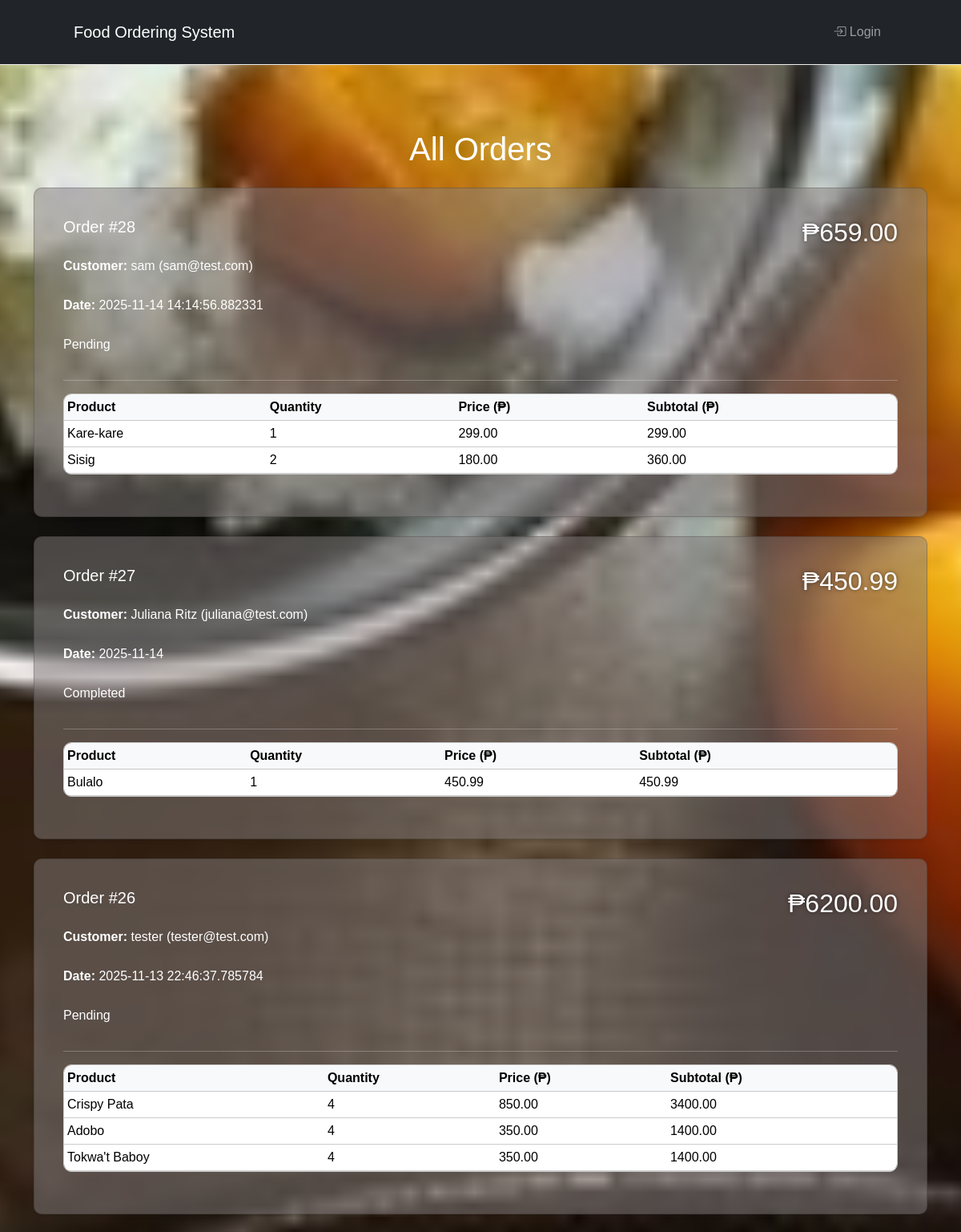
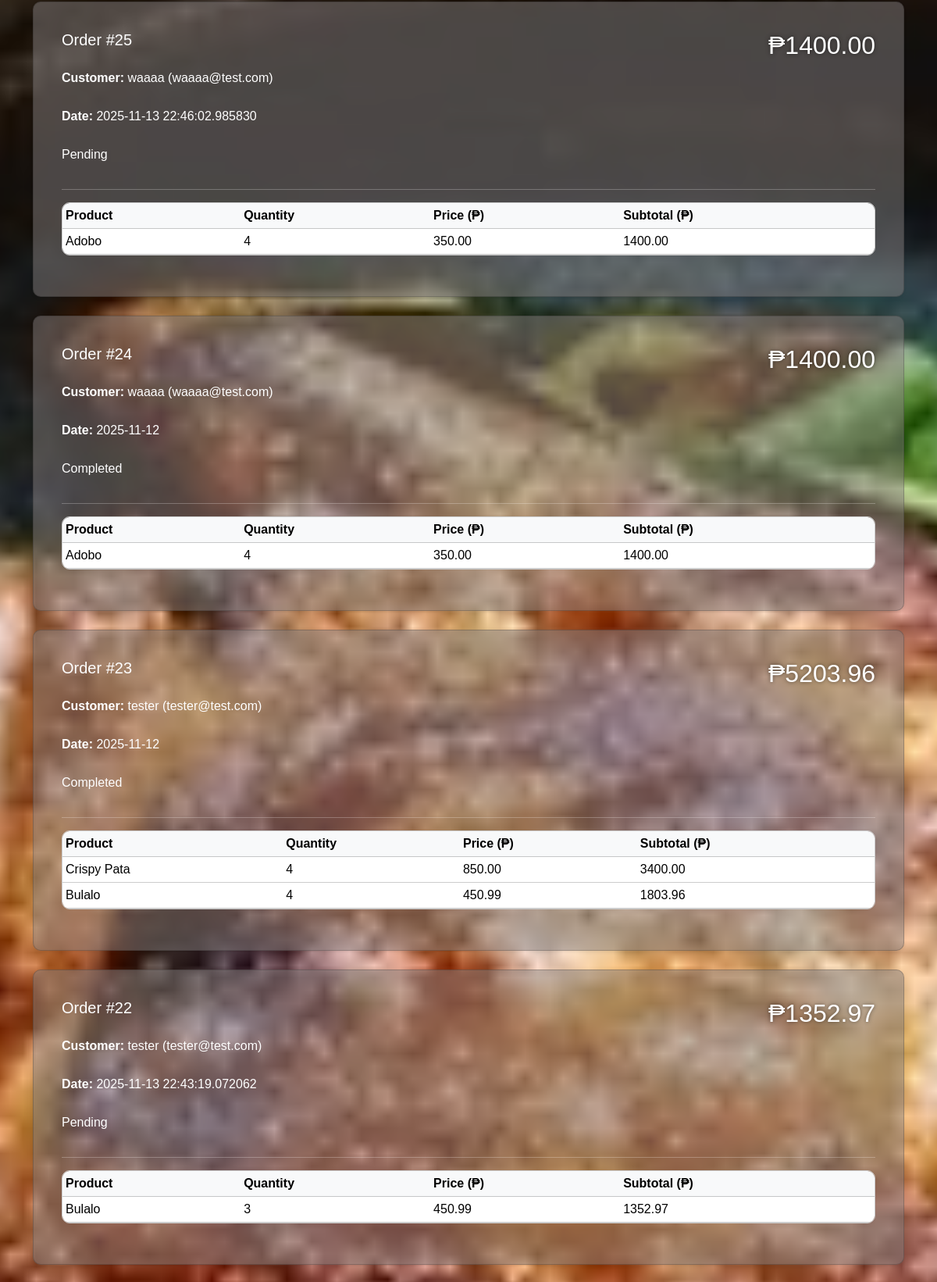
The page /orders (upper part) on the database its author committed (2 pictures, top to bottom).
### tables this page shows
CREATE TABLE orders (
                id INTEGER PRIMARY KEY AUTOINCREMENT,
                user_id INTEGER NOT NULL,
                order_date TEXT NOT NULL,
                order_status TEXT NOT NULL,
                FOREIGN KEY (user_id) REFERENCES users (id)
            );

CREATE TABLE users (
                id INTEGER PRIMARY KEY AUTOINCREMENT,
                username TEXT UNIQUE NOT NULL,
                password TEXT NOT NULL,
                full_name TEXT NOT NULL,
                email TEXT NOT NULL,
                role INTEGER DEFAULT 2);

CREATE TABLE order_items (
                id INTEGER PRIMARY KEY AUTOINCREMENT,
                order_id INTEGER NOT NULL,
                product_id INTEGER NOT NULL,
                quantity INTEGER NOT NULL,
                FOREIGN KEY (order_id) REFERENCES orders (id),
                FOREIGN KEY (product_id) REFERENCES products (id)
            );

CREATE TABLE products (
                id INTEGER PRIMARY KEY AUTOINCREMENT,
                name TEXT NOT NULL,
                description TEXT NOT NULL,
                price REAL NOT NULL,
                image_url TEXT
            );

### app.py (the view)
@app.route('/orders')
def view_orders():
    with sqlite3.connect(DB_NAME) as conn:
        c = conn.cursor()
        c.execute('''
            SELECT
                o.id, o.order_date, o.order_status,
                u.full_name, u.email
            FROM orders o
            JOIN users u ON o.user_id = u.id
            WHERE u.role = 2
            ORDER BY o.id DESC
        ''')
        orders = c.fetchall()
        order_data = []
        for order in orders:
            order_id = order[0]
            c.execute('''
                SELECT p.name, oi.quantity, p.price
                FROM order_items oi
                JOIN products p ON oi.product_id = p.id
                WHERE oi.order_id = ?
            ''', (order_id,))
            items = c.fetchall()
            total = sum(q * price for (name, q, price) in items)
            order_data.append({
                'id': order_id,
                'date': order[1],
                'status': order[2],
                'name': order[3],
                'email': order[4],
                'items': items,
                'total': total
            })
    return render_template('view_orders.html', orders=order_data)

### templates/view_orders.html
{% extends "base.html" %}
{% block content %}
<div class="container mt-5 mb-5">
    {% if session.get('role') == 2 %}
        <h1 style="text-align: center; color: #fff;" class="mb-4">My Order(s)</h1>
    {% else %}
        <h1 style="text-align: center; color: #fff;" class="mb-4">All Orders</h1>
    {% endif %}
    {% if orders %}
        {% for order in orders %}
        <div class="card mb-4 shadow-sm">
            <div class="card-body">
                <div class="d-flex justify-content-between align-items-start">
                    <div>
                        <h5>Order #{{ order['id'] }}</h5>
                        <p class="mb-1"><strong>Customer:</strong> {{ order['name'] }} ({{ order['email'] }})</p>
                        <p class="mb-1"><strong>Date:</strong> {{ order['date'] }}</p>
                        <p><span class="status-badge status-{{ order['status'] }}">{{ order['status'] }}</span></p>
                    </div>
                    <div class="text-end">
                        <h2>₱{{ "%.2f"|format(order.total) }}</h2>
                    </div>
                </div>
                <hr>
                <table class="table table-sm align-middle">
                    <thead class="table-light">
                        <tr>
                            <th>Product</th>
                            <th>Quantity</th>
                            <th>Price (₱)</th>
                            <th>Subtotal (₱)</th>
                        </tr>
                    </thead>
                    <tbody>
                        {% for item in order['items'] %}
                        <tr>
                            <td>{{ item[0] }}</td>
                            <td>{{ item[1] }}</td>
                            <td>{{ "%.2f"|format(item[2]) }}</td>
                            <td>{{ "%.2f"|format(item[1] * item[2]) }}</td>
                        </tr>
                        {% endfor %}
                    </tbody>
                </table>
            </div>
        </div>
        {% endfor %}
    {% else %}
        <div class="alert alert-info text-center">No orders found.</div>
    {% endif %}
</div>
{% endblock %}

### static/style.css (style rules this page uses)
body { margin: 0; font-family: Arial, sans-serif; display: flex; justify-content: center; align-items: center; min-height: 100vh; background-image: url('img/background.jpg'); background-size: cover; background-position: center; background-repeat: no-repeat; background-attachment: fixed; color: #fff; / }
.table { border-collapse: separate; border-spacing: 0; border: 1px solid #ccc; border-radius: 10px; overflow: hidden; }
.card { background-color: rgba(131, 126, 126, 0.5); padding: 20px; color: white; border-radius: 10px; }
h2 { margin-bottom: 30px; font-size: 2em; color: #fff; text-shadow: 0 0 5px rgba(0, 0, 0, 0.5); }
p { margin-top: 25px; font-size: 1em; }
* { margin: 0; padding: 0; box-sizing: border-box; }
body { font-family: 'Poppins', sans-serif; display: flex; flex-direction: column; align-items: center; color: #333; width: 100%; }
body::before { content: ""; display: block; height: 90px; }

### rows shown on the page
orders: id "28", name "sam", email "sam@test.com", date "2025-11-14 14:14:56.882331", status "Pending", total "659.00"
order_items: name "Kare-kare", quantity "1", item[1]*item[2] "299.00"
products: price "299.00"
order_items: name "Sisig", quantity "2", item[1]*item[2] "360.00"
products: price "180.00"
orders: id "27", name "Juliana Ritz", email "juliana@test.com", date "2025-11-14", status "Completed", total "450.99"
order_items: name "Bulalo", quantity "1", item[1]*item[2] "450.99"
products: price "450.99"
orders: id "26", name "tester", email "tester@test.com", date "2025-11-13 22:46:37.785784", status "Pending", total "6200.00"
order_items: name "Crispy Pata", quantity "4", item[1]*item[2] "3400.00"
products: price "850.00"
order_items: name "Adobo", quantity "4", item[1]*item[2] "1400.00"
products: price "350.00"
order_items: name "Tokwa't Baboy", quantity "4", item[1]*item[2] "1400.00"
products: price "350.00"
orders: id "25", name "waaaa", email "waaaa@test.com", date "2025-11-13 22:46:02.985830", status "Pending", total "1400.00"
order_items: name "Adobo", quantity "4", item[1]*item[2] "1400.00"
orders: id "24", name "waaaa", email "waaaa@test.com", date "2025-11-12", status "Completed", total "1400.00"
order_items: name "Adobo", quantity "4", item[1]*item[2] "1400.00"
orders: id "23", name "tester", email "tester@test.com", date "2025-11-12", status "Completed", total "5203.96"
order_items: name "Crispy Pata", quantity "4", item[1]*item[2] "3400.00"
order_items: name "Bulalo", quantity "4", item[1]*item[2] "1803.96"
orders: id "22", name "tester", email "tester@test.com", date "2025-11-13 22:43:19.072062", status "Pending", total "1352.97"
order_items: name "Bulalo", quantity "3", item[1]*item[2] "1352.97"
